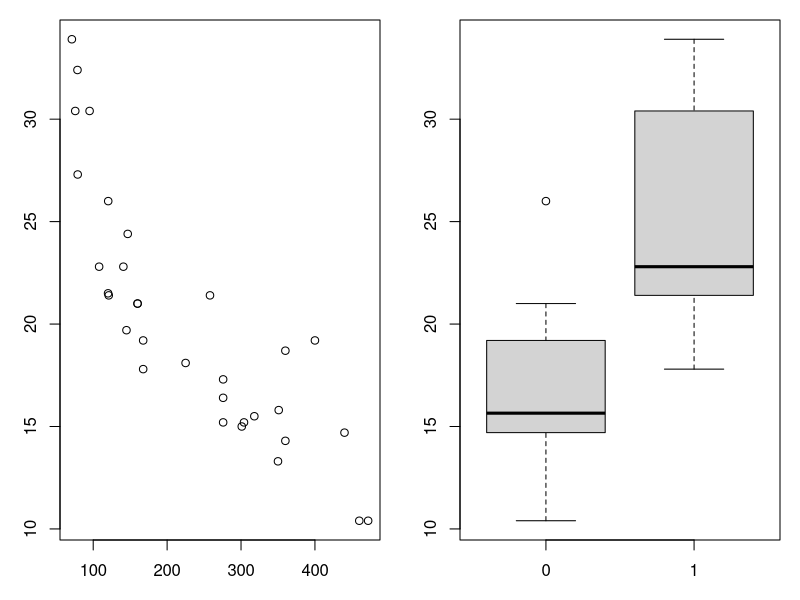
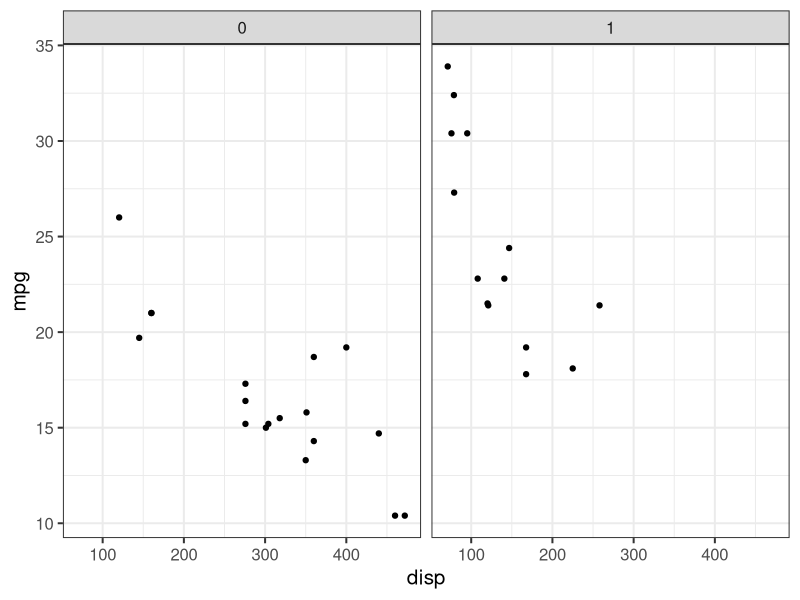
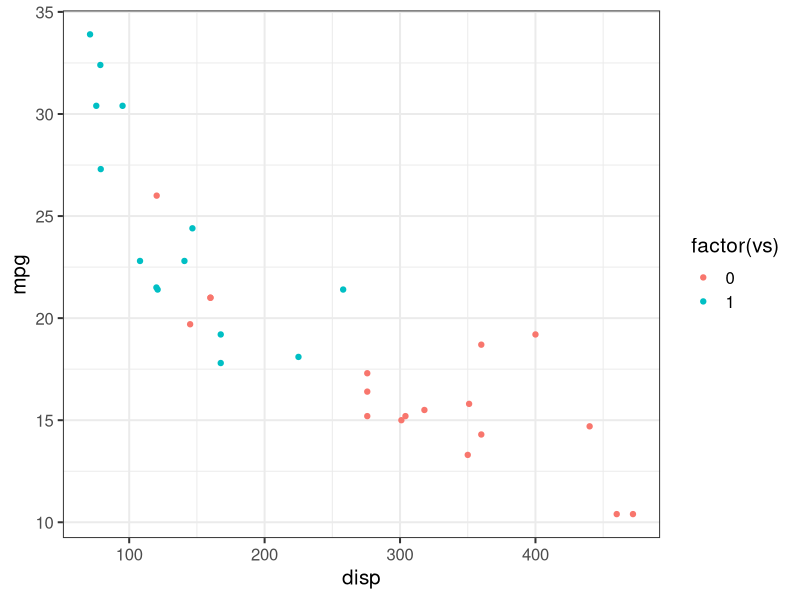
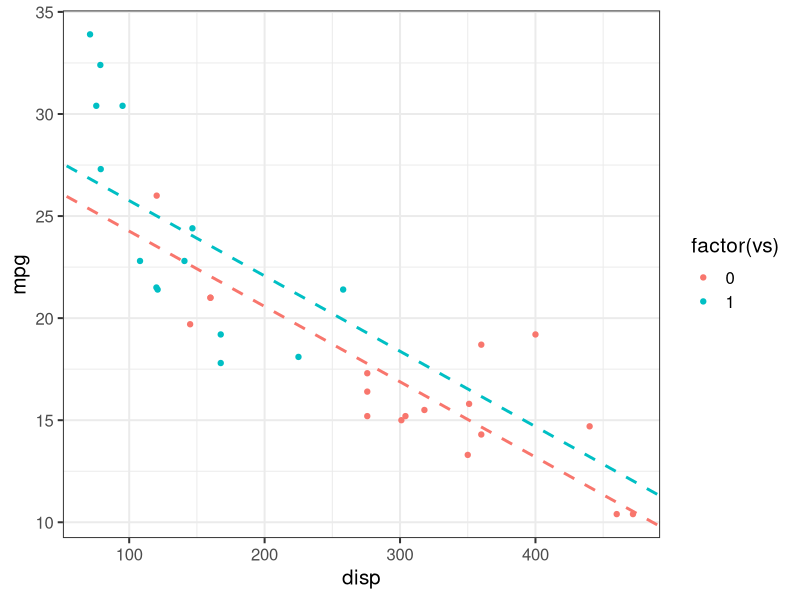
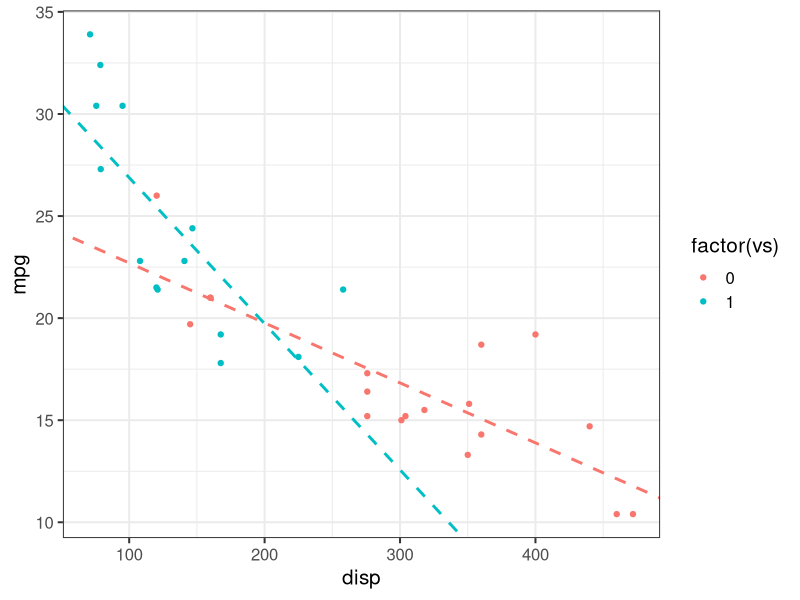
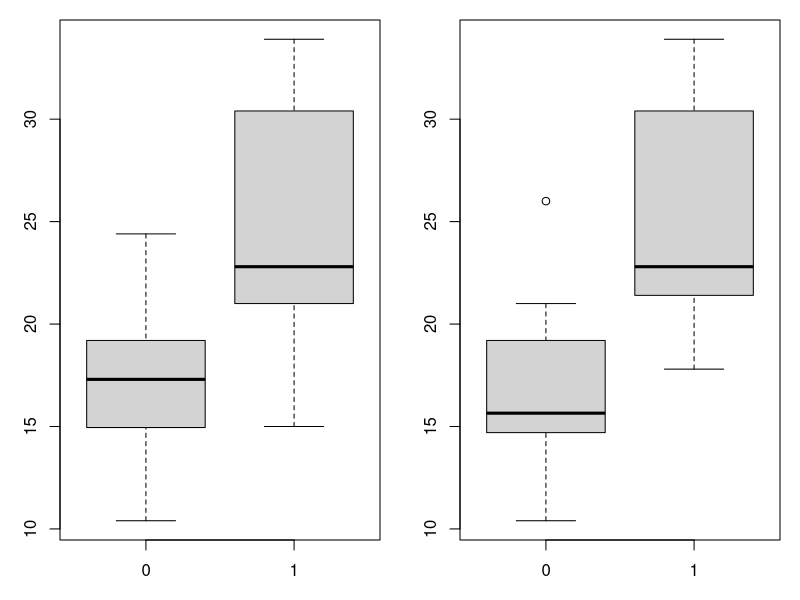
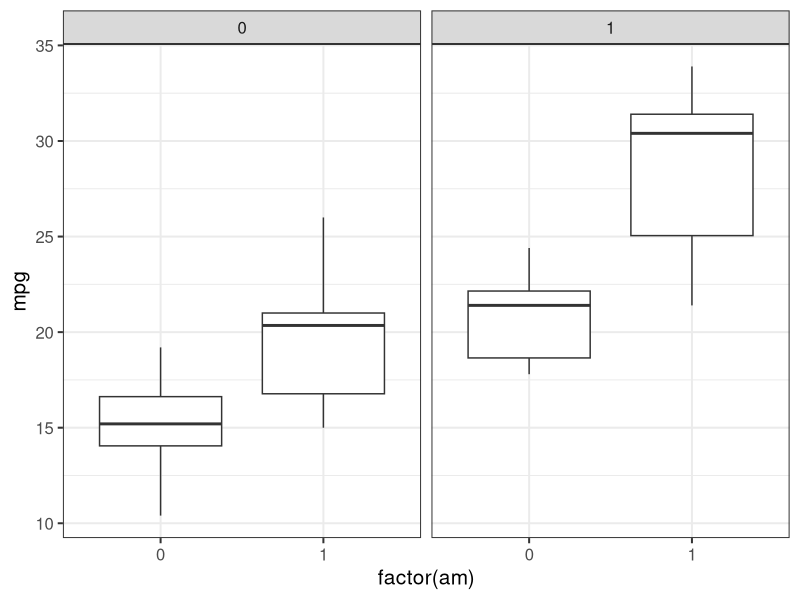
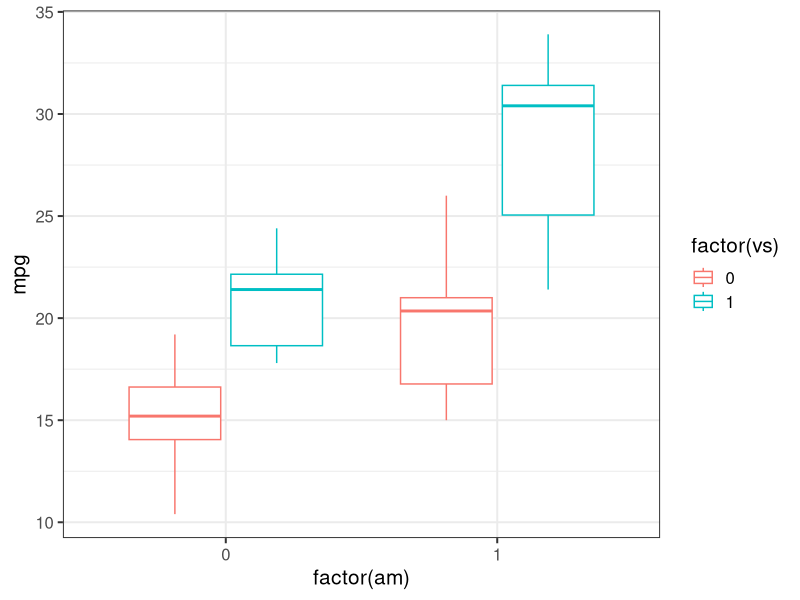

The R script that drew these images, in order:
## ---- chunk 1
knitr::opts_chunk$set(echo = T,message = F,warning = F,
        fig.width=5,fig.height=3,fig.align='center')
library(knitr)
## ---- chunk 2
library(tidyverse)
data(mtcars)
glimpse(mtcars)
# to start with, visualize each predictor effect separately
par(mfrow=c(1,2),mar=c(3,3,1,1))
plot(mtcars$disp,mtcars$mpg)
boxplot(mpg~vs,data=mtcars)
# try to have a holistic view
ggplot(data=mtcars,aes(x=disp,y=mpg))+geom_point()+facet_wrap(.~vs)+theme_bw(base_size = 15)
# make it even simple and clear
ggplot(data=mtcars,aes(x=disp,y=mpg,col=factor(vs)))+geom_point()+theme_bw(base_size = 15)
## ---- chunk 3
m0<-lm(mpg~disp+vs,data=mtcars)
m1<-lm(mpg~disp*vs,data=mtcars)
anova(m0,m1)
## ---- chunk 4
(x=coef(m0))
ggplot(data=mtcars,aes(x=disp,y=mpg,col=factor(vs)))+geom_point()+theme_bw(base_size = 15)+
  geom_abline(intercept = x[1], slope = x[2], color="#F8766D", 
                 linetype="dashed", size=1)+ 
  geom_abline(intercept = x[1]+x[3], slope = x[2], color="#00BFC4", 
                 linetype="dashed", size=1)
## ---- chunk 5
(x=coef(m1)) #b0,b1,b2,b3
ggplot(data=mtcars,aes(x=disp,y=mpg,col=factor(vs)))+geom_point()+theme_bw(base_size = 15)+
  geom_abline(intercept = x[1], slope = x[2], color="#F8766D", 
                 linetype="dashed", size=1)+ 
  geom_abline(intercept = x[1]+x[3], slope = x[2]+x[4], color="#00BFC4", 
                 linetype="dashed", size=1)
## ---- chunk 6
# to start with, visualize each predictor effect separately
par(mfrow=c(1,2),mar=c(3,3,1,1))
boxplot(mpg~am,data=mtcars)
boxplot(mpg~vs,data=mtcars)
# try to have a holistic view
ggplot(data=mtcars,aes(x=factor(am),y=mpg))+geom_boxplot()+facet_wrap(.~vs)+theme_bw(base_size = 15)
# make it even simple and clear
ggplot(data=mtcars,aes(x=factor(am),y=mpg,col=factor(vs)))+geom_boxplot()+theme_bw(base_size = 15)
ggplot(data=mtcars,aes(x=factor(am),y=mpg,col=factor(vs)))+
  geom_line(aes(group=factor(vs)),position = position_dodge(width = 0.5))+geom_point(position = position_dodge(width = 0.5))+theme_bw(base_size = 15)

m0=lm(mpg~vs+am,data=mtcars)
m1=lm(mpg~vs*am,data=mtcars)
anova(m0,m1)
## ---- chunk 7
# to start with, visualize each predictor effect separately
par(mfrow=c(1,2),mar=c(3,3,1,1))
plot(mpg~disp,data=mtcars)
plot(mpg~drat,data=mtcars)
# try to have a holistic view, as it's two numeric predictor,
# there is no easy to visualize them
ggplot(data=mtcars,aes(x=disp,y=mpg,col=drat))+geom_point()+theme_bw(base_size = 15)

m0=lm(mpg~disp+drat,data=mtcars)
m1=lm(mpg~disp*drat,data=mtcars)
anova(m0,m1)
## ---- chunk 8
(x=coef(m0))
g1<-ggplot(data=mtcars,aes(x=disp,y=mpg))+geom_point()+theme_bw(base_size = 15)+xlim(c(0,500))+
  geom_abline(intercept = x[1], slope = x[2], color="#F8766D", 
                 linetype="dashed", size=1)
g2<-ggplot(data=mtcars,aes(x=drat,y=mpg))+geom_point()+theme_bw(base_size = 15)+xlim(c(0,5))+
  geom_abline(intercept = x[1], slope = x[3], color="#00BFC4", 
                 linetype="dashed", size=1)
gridExtra::grid.arrange(g1,g2,ncol=2)
